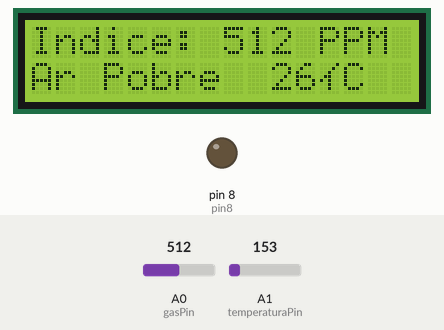
This sketch was run on a simulated Arduino Uno, built with avr-gcc and run on an emulated ATmega328P. Shown: 16×2 character LCD, output pins drawn as LEDs (lit = HIGH). Inputs (shaded band) come from the test bench; at power-on: A0 (gasPin) = 512, A1 (temperaturaPin) = 153.

Above: at 1.2 s.
1.3 s: A0 (gasPin) set to 638
At 2.8 s:
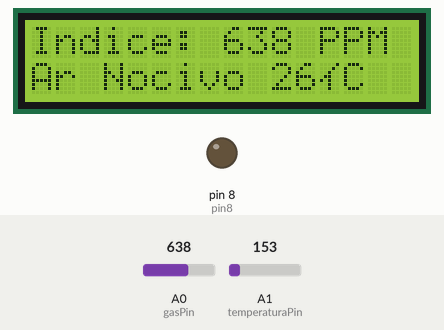
3.3 s: A0 (gasPin) set to 669
At 4.0 s:
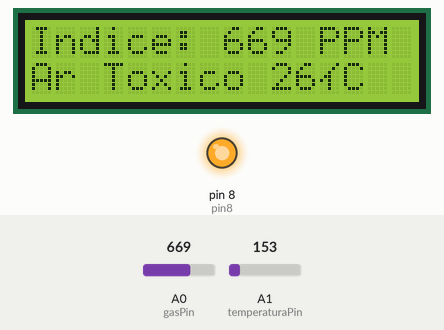
5.2 s: A0 (gasPin) set to 390
At 6.5 s:
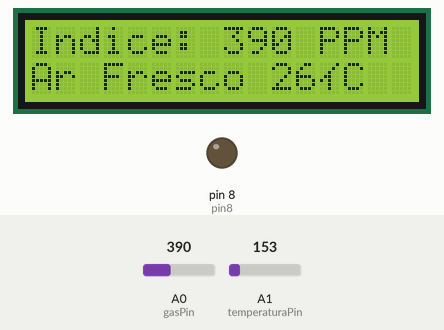
7.0 s: A0 (gasPin) set to 0
At 7.7 s:
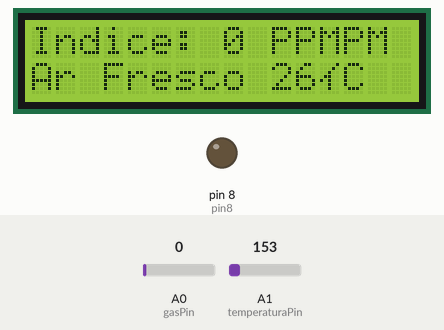
8.8 s: A1 (temperaturaPin) set to 165
At 10.1 s:
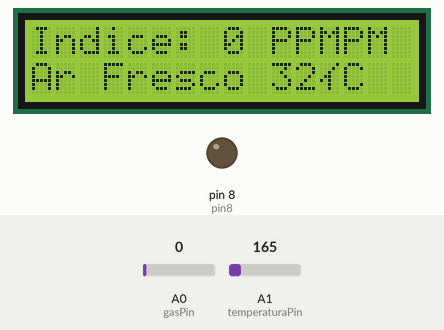
10.7 s: A1 (temperaturaPin) set to 175
At 11.3 s:
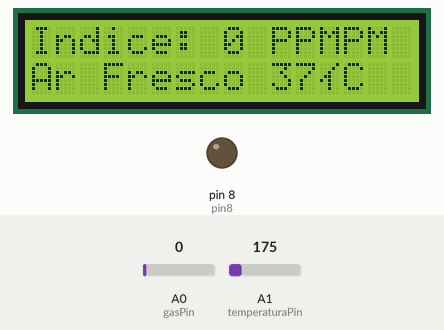
Timing chart, 0 to 13.5 s (numbered marks = the images above; inputs shaded):
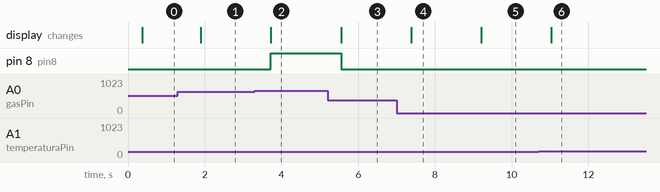

Measured:
- the behaviour switches between 650 and 651 on A0 (gasPin) (found by bisection; images 1 and 2)
- after the input at 1.3 s, the display: changes after 0.59 s (image 1)
- after the input at 3.3 s, pin 8 (pin8): LOW → HIGH after 0.42 s; the display: changes after 0.42 s (image 2)
- after the input at 5.2 s, pin 8 (pin8): HIGH → LOW after 0.35 s; the display: changes after 0.35 s (image 3)
- after the input at 7.0 s, the display: changes after 0.38 s (image 4)
- after the input at 8.8 s, the display: changes after 0.41 s (image 5)
- after the input at 10.7 s, the display: changes after 0.34 s (image 6)

The sketch:

code.ino
```cpp
// Inicializa a Biblioteca
#include <LiquidCrystal.h>
LiquidCrystal lcd(12, 11, 5, 4, 3, 2);

// Declara variáveis para os Pinos.
int pin8 = 8;
int gasPin = A0;
int temperaturaPin = A1;
int sensorValue = 0;
int temperaturaValue = 0;

void setup() {
// Inicializa os Pinos e declara como entrada ou saída.
  pinMode(gasPin, INPUT);
  pinMode(temperaturaPin, INPUT);
  pinMode(pin8, OUTPUT);
 // Inicializa o LCD e declara o número de colunas e linhas.
  lcd.begin(16, 2);
  Serial.begin(9600);
  lcd.display();
}
void loop() {
 // Declara variáveis para os valores dos Sensores
 int sensorValue = analogRead(gasPin);
 int temperaturaValue = analogRead(temperaturaPin);
// Transforma o valor do Sensor de Temperatura em Celsius (ºC)
  float voltagem = temperaturaValue * (5.0 / 1000.0);
  int celsiusValue = (voltagem - 0.5) * 100;
  delay(300);

// Seleciona o Cursor na posição 0,0 e escreve o Valor da Qualidade do Ar.
  lcd.setCursor(0,0);
  lcd.print ("Indice: ");
  lcd.print (sensorValue);
  lcd.print (" PPM");

// Determina a Qualidade do Ar utilizando o número do sensor
  if (sensorValue<=400)
   {
// Seleciona o Cursor na posição 0,1 e descreve o ar.
   lcd.setCursor(0,1);
   lcd.print("Ar Fresco ");
// Escreve o Valor da Temperatura.
   lcd.print (celsiusValue)/
   lcd.print (char(178));
   lcd.print ("C   ");
   }
  else if( sensorValue>=400 && sensorValue<=550 )
   {
// Seleciona o Cursor na posição 0,1 e descreve o ar.
   lcd.setCursor(0,1);
   lcd.print("Ar Pobre  ");
// Escreve o Valor da Temperatura.
   lcd.print (celsiusValue);
   lcd.print (char(178));
   lcd.print ("C   ");
   }
    else if( sensorValue>=550 && sensorValue<=650 )
   {
// Seleciona o Cursor na posição 0,1 e descreve o ar.
   lcd.setCursor(0,1);
   lcd.print("Ar Nocivo ");
// Escreve o Valor da Temperatura.
   lcd.print (celsiusValue);
   lcd.print (char(178));
   lcd.print ("C   ");
   }
  else if (sensorValue>=650 )
   {
// Seleciona o Cursor na posição 0,1 e descreve o ar.
   lcd.setCursor(0,1);
   lcd.print("Ar Toxico ");
   lcd.print (celsiusValue);
// Escreve o Valor da Temperatura.
   lcd.print (char(178));
   lcd.print ("C   ");
   }

  if (sensorValue >650) {
    // Ativa Saída Digital
    digitalWrite(pin8, HIGH);
  }
  else {
    // Desativa Saída Digital
    digitalWrite(pin8, LOW);
  }
}
```
